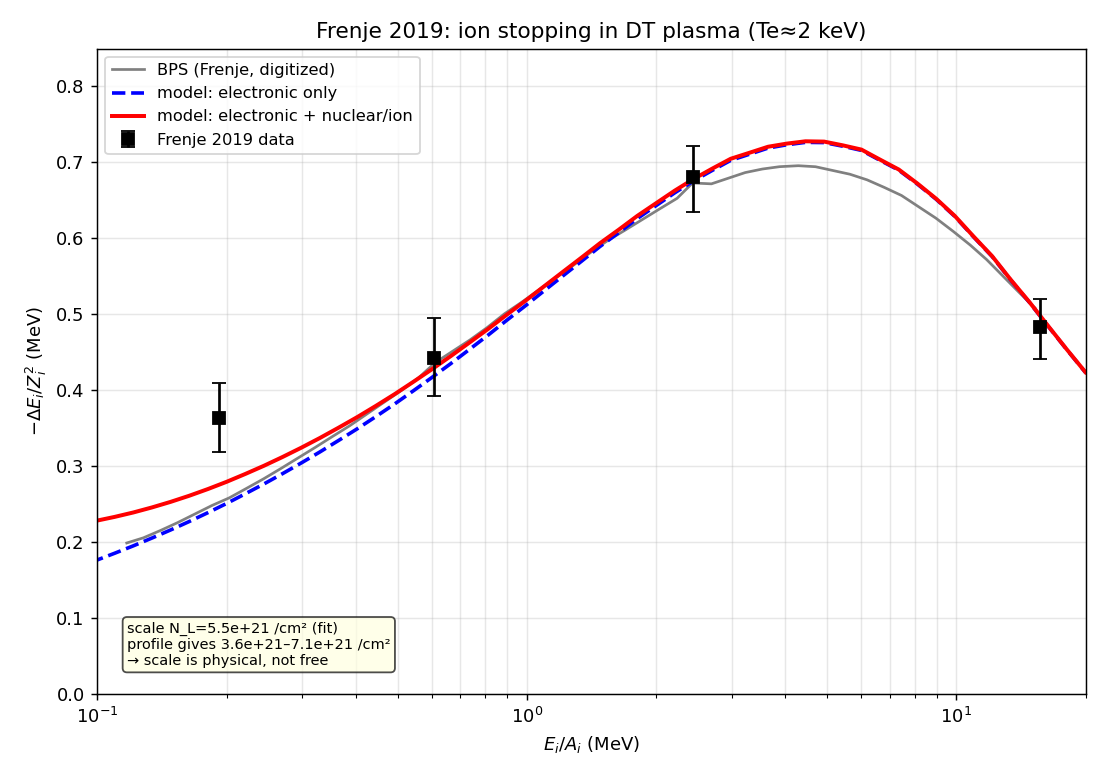

Source code (Python):
"""
exp_frenje.py -- compare the total eRPA model to Frenje 2019 (PRL 122, 015002),
Fig. 5: measured ion stopping -dE_i/Z_i^2 vs E_i/A_i in DT plasma (Te~2 keV).

Data digitized with WebPlotDigitizer (data/refs/frenje_fig5_*.csv); the BPS file
also captured the inset curves on the main axes, which are cleaned out here.

The model -dE/Z^2 has the shape of dE/dx vs E/A; a single areal-density factor k
(= the path-integrated n*L, which we do not have without the Fig. 2 profile) sets
the scale.  We fix k by matching the model ELECTRONIC stopping to the BPS curve,
then show that adding the nuclear/ion channel lifts the low-velocity end toward
the measured points -- the effect Frenje attributed to nuclear-elastic scattering.
"""
import numpy as np
import matplotlib
matplotlib.use('Agg')
import matplotlib.pyplot as plt

# ---- digitized Frenje Fig 5 ----
raw = np.loadtxt('data/refs/frenje_fig5_bps.csv', delimiter=',')
dat = np.loadtxt('data/refs/frenje_fig5_data.csv', delimiter=',')

# clean the BPS: the inset traces lie BELOW the main (unimodal) curve for x>1.4,
# and a couple of strays sit ABOVE it at low x.  Drop the low-x strays, then take
# the upper envelope (max y in each log-x bin) -> the smooth main BPS curve.
x, y = raw[:, 0], raw[:, 1]
keep = ~((x < 0.3) & (y > 0.30))
x, y = x[keep], y[keep]
edges = np.geomspace(x.min() * 0.999, x.max() * 1.001, 45)
bx, by = [], []
for lo, hi in zip(edges[:-1], edges[1:]):
    m = (x >= lo) & (x < hi)
    if m.any():
        j = np.argmax(y[m])
        bx.append(x[m][j]); by.append(y[m][j])
bx, by = np.array(bx), np.array(by)

# data points: group into 4 (center=median, err from spread)
pts = []
for xc in sorted(set(np.round(dat[:, 0], 1))):
    m = np.abs(dat[:, 0] - xc) < 0.1 * max(1, xc)
    ys = dat[m, 1]
    if len(ys) >= 2:
        pts.append((np.median(dat[m, 0]), np.median(ys), ys.min(), ys.max()))
pts = np.array(pts)

# ---- absolute scale from the digitized Te(r)/ne(r) profile (Fig 2) ----
# corrections: Te y-axis was 0-15 not 0-5 (/3); ne x-axis offset by 110 um.
ne_raw = np.loadtxt('data/refs/frenje_fig3a_ne_curve.csv', delimiter=',')
r_ne = ne_raw[:, 0] - 110.0
v_ne = ne_raw[:, 1] * 1e23                    # cm^-3
o = np.argsort(r_ne); r_ne, v_ne = r_ne[o], v_ne[o]
rr = np.linspace(0, 80, 400)
nn = np.interp(rr, r_ne, np.maximum(v_ne, 0))
NL_rad = np.trapezoid(nn, rr * 1e-4)          # int_0^R ne dr  (radius path), /cm2
NL_dia = 2 * NL_rad                            # diameter chord
print('profile areal density: radius=%.2e  diameter=%.2e /cm2 (rhoL=%.1f-%.1f mg/cm2)'
      % (NL_rad, NL_dia, NL_rad * 2.5 * 1.66e-24 * 1e3, NL_dia * 2.5 * 1.66e-24 * 1e3))

# ---- model: proton in DT plasma, Te=2 keV (mass-weighted) ----
d = np.loadtxt('/tmp/frenje_dt2/dedx_nuc.dat', comments='#')
E, de, dn, dt = d[:, 0], d[:, 1], d[:, 2], d[:, 3]   # E/AMU, elec, nuc, total

# scale: -dE/Z^2 = eps * N_L * 1e-21.  We fix one effective areal density N_L by
# matching the model electronic stopping to the digitized BPS curve (shape test);
# the profile above shows this N_L is physical (within radius–diameter range).
bE = np.interp(bx, E, de)
k = np.exp(np.mean(np.log(by) - np.log(bE)))         # = N_L * 1e-21
NL_fit = k / 1e-21
print('fit-implied areal density N_L = %.2e /cm2  (profile range %.2e–%.2e)'
      % (NL_fit, NL_rad, NL_dia))

fig, ax = plt.subplots(figsize=(8.5, 6))
ax.plot(bx, by, color='0.5', lw=1.5, label='BPS (Frenje, digitized)')
ax.plot(E, k * de, 'b--', lw=2, label='model: electronic only')
ax.plot(E, k * dt, 'r-', lw=2.2, label='model: electronic + nuclear/ion')
ax.errorbar(pts[:, 0], pts[:, 1], yerr=[pts[:, 1] - pts[:, 2], pts[:, 3] - pts[:, 1]],
            fmt='ks', ms=7, capsize=4, label='Frenje 2019 data', zorder=5)
ax.set_xscale('log'); ax.set_xlim(0.1, 20); ax.set_ylim(0, 0.85)
ax.set_xlabel(r'$E_i/A_i$ (MeV)')
ax.set_ylabel(r'$-\Delta E_i/Z_i^2$ (MeV)')
ax.set_title('Frenje 2019: ion stopping in DT plasma (Te≈2 keV)')
ax.text(0.03, 0.04, 'scale N_L=%.1e /cm² (fit)\nprofile gives %.1e–%.1e /cm²\n→ scale is physical, not free'
        % (NL_fit, NL_rad, NL_dia), transform=ax.transAxes, fontsize=8, va='bottom',
        bbox=dict(boxstyle='round', fc='lightyellow', alpha=0.7))
ax.legend(fontsize=9); ax.grid(alpha=.3, which='both')
fig.tight_layout()
fig.savefig('exp_frenje.pdf'); fig.savefig('exp_frenje.png', dpi=130)
print('wrote exp_frenje.pdf / .png\n')

print(' E/A(MeV)  data    model_elec  model_tot')
for xc, yc, lo, hi in pts:
    print('  %6.3f  %.3f    %.3f      %.3f' % (xc, yc, k * np.interp(xc, E, de), k * np.interp(xc, E, dt)))
